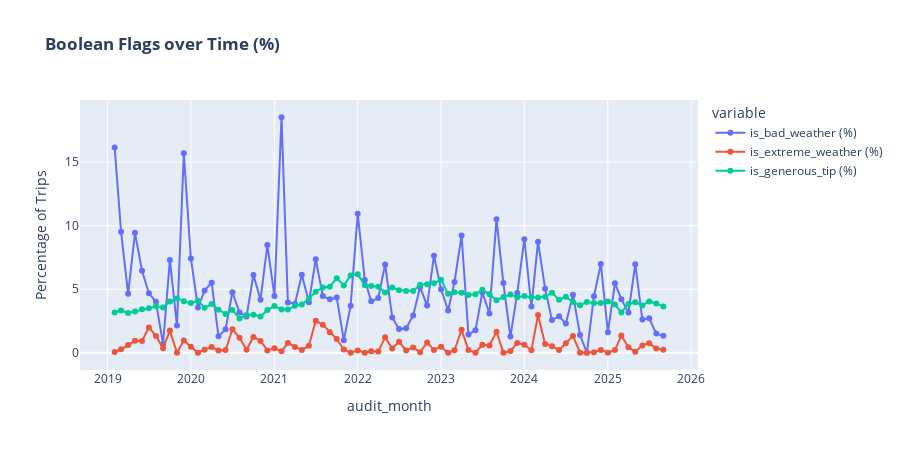

Write notebook code for a chart like this one.
### Markdown cell above
<!-- HIDDEN H1 FOR OUTLINE VIEW -->
<h1 id="cat-flags" style="display: none;">4. Categorical & Boolean Analysis</h1>
<!-- VISIBLE H1 -->
<h1 id="cat-flags-visible" style="font-family: 'Roboto Condensed', 'Arial Narrow', sans-serif; color: white; font-size: 22px; font-weight: bold; background-color: #0771A4; border-radius: 4px; padding: 12px 0px 12px 15px; margin-top: 20px;">4. Categorical & Boolean Analysis</h1>

### Code cell
# 1. Boolean Flags (Columns ending in _count_true)
flag_cols = [c for c in df.columns if c.endswith("_count_true")]

if flag_cols:
    display_header("Boolean Flag Prevalence")

    # Calculate % for visualization
    flag_df = df[[TIME_COL, "total_rows"] + flag_cols].copy()
    plot_cols = []

    for c in flag_cols:
        short_name = c.replace("_count_true", "")
        pct_col = f"{short_name} (%)"
        flag_df[pct_col] = (flag_df[c] / flag_df["total_rows"]) * 100
        plot_cols.append(pct_col)

    # Plot
    fig = px.line(flag_df, x=TIME_COL, y=plot_cols, title="<b>Boolean Flags over Time (%)</b>", markers=True)
    fig.update_layout(hovermode="x unified", height=450, yaxis_title="Percentage of Trips")
    fig.show()

# 2. Categorical Null Checks
# If we tracked nulls for categoricals (like weather_state_nulls)
cat_nulls = [c for c in df.columns if c.endswith("_nulls") and c.replace("_nulls", "") not in sorted_features]

if cat_nulls:
    display_header("Categorical Data Completeness")
    cat_df = df[cat_nulls].sum().to_frame(name="Total Missing")
    cat_df["% Missing"] = (cat_df["Total Missing"] / df["total_rows"].sum()) * 100
    display(cat_df[cat_df["Total Missing"] > 0].style.format({"Total Missing": "{:,.0f}", "% Missing": "{:.4f}%"}))
